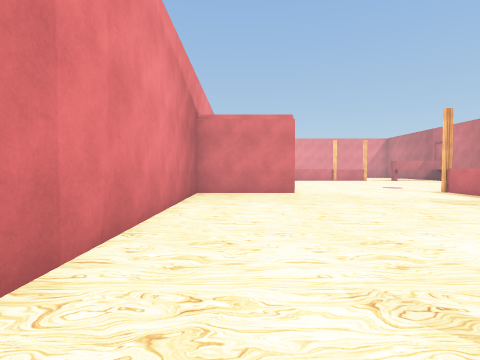
[1] (above)

18 first-person views from a walk through a 3-D level made in the Unity game engine. The camera is 1.2 m above the floor, tilts 2° down and sees 80° across. The floor is counted in squares, 1.29 m on a side. Each view is taken from the middle of a square. On the plan, view 1 faces up. The plan holds only what a view shows up to about 11 squares ahead; the rest is blank. The player character is not drawn. Some surface patterns are stand-ins.

[2]
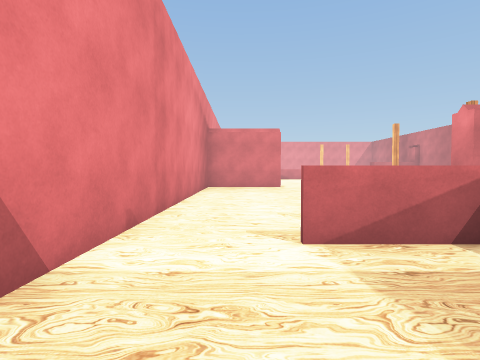

[3]
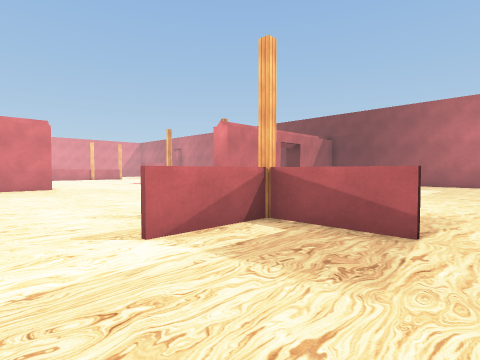

[4]
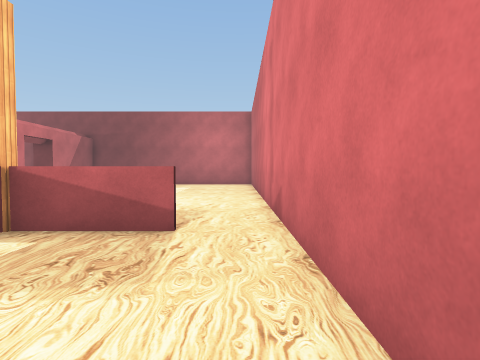

[5]
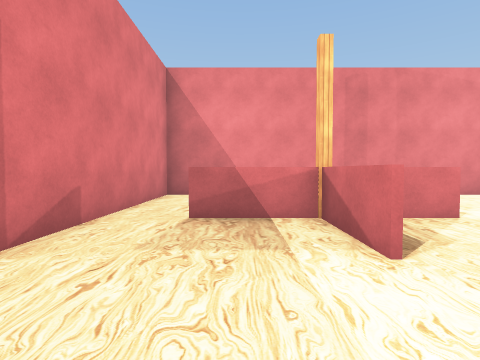

[6]
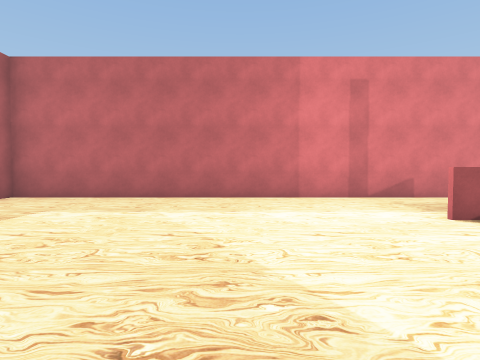

[7]
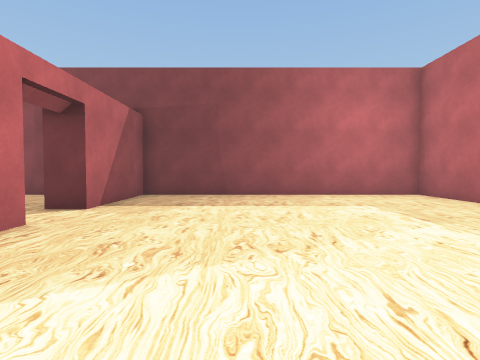

[8]
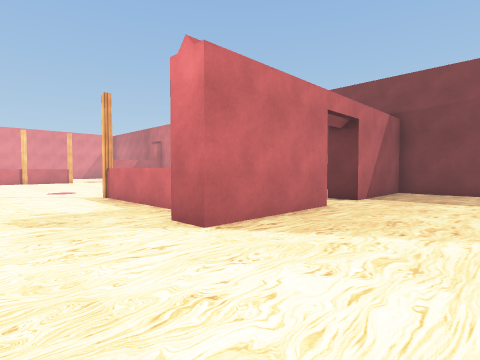

[9]
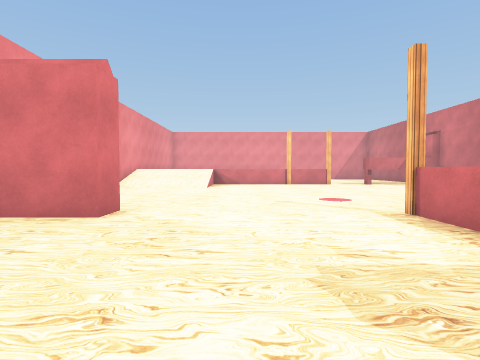

[10]
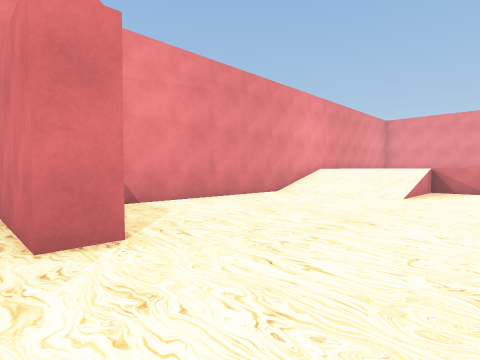

[11]
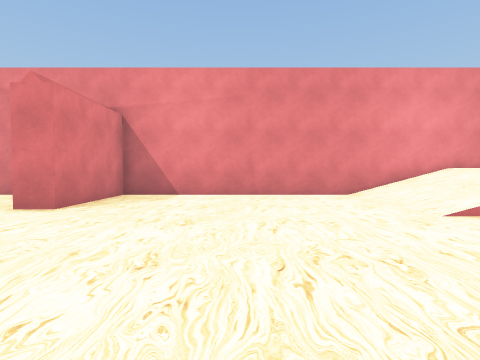

[12]
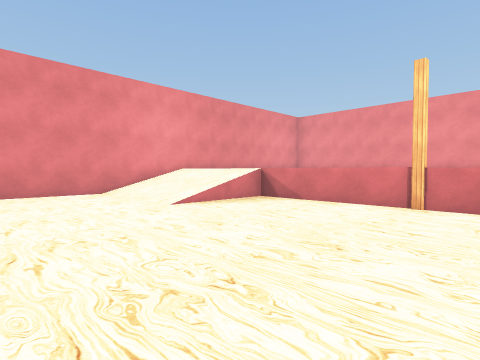

[13]
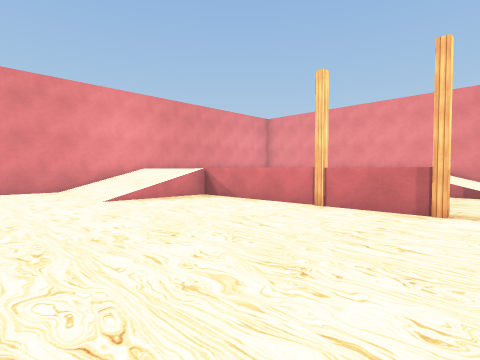

[14]
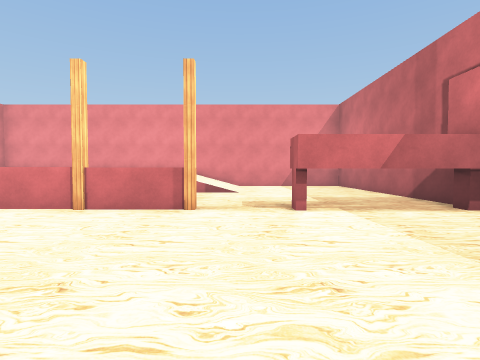

[15]
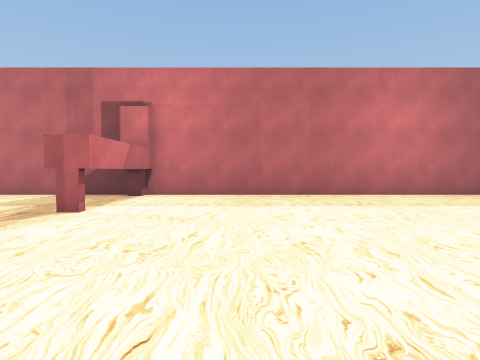

[16]
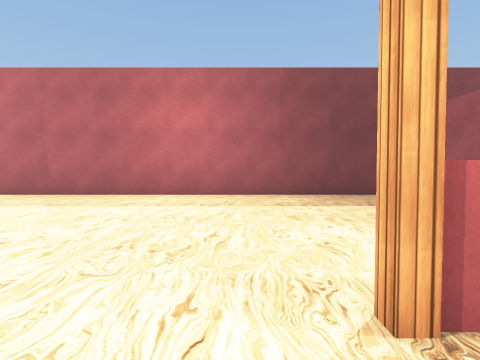

[17]
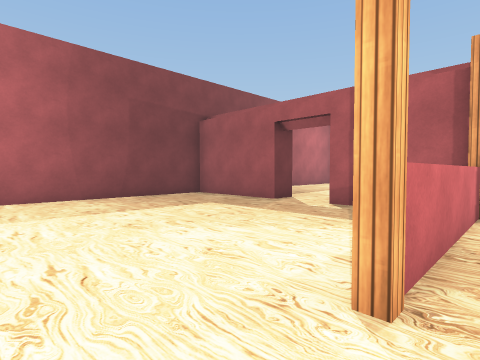

[18]
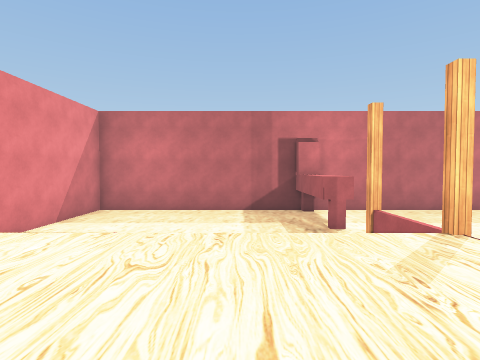

### Floor plan
Key: @ floor where view 1 was taken; # wall or solid block; . main floor; : floor 1.25 m higher than the main floor; / step, stairs or slope; = window, fence, low wall or low ledge; C column; T thing the floor can be seen under or through.
Columns run from 2 left of view 1 to 18 right of it. Each row starts with its distance up from view 1.
 35               ####
 34                ...
 33                ...
 32                ...
 31          :: // ...
 30         ::/==/ ...  #
 29        :::/ ........#
 28       ::::/  .......#
 27        :::/  .......#
 26 #       ::/  .......#
 25 #:: ::////C##C..TTTT#
 24 #/////..............#
 23 #/////..............#
 22 #/////..............#
 21 #...................#
 20 #...................#
 19 #...................#
 18 #...................#
 17 #...................#
 16 #...................#
 15 #...................#
 14 #...................#
 13 #...................#
 12 #####......C........#
 11 #..........#........#
 10 #..........#........#
  9 #..........#........#
  8 #..........# .......#
  7 #..........C .......#
  6 #.........####..#####
  5 #...................#
  4 #...................#
  3 #...................#
  2 #....#..............#
  1 #....#..............#
  0 #.@######...........#
 -1 #....#..............#
 -2 #....#..............#
 -3 #...................#
 -4 #...................#
 -5 #####################

Where each view was taken, in squares from view 1:
view 1: 0 up, 0 right, facing up
view 2: 4 down, 0 right, facing up
view 3: 4 down, 1 left, facing up-right
view 4: 4 down, 1 left, facing right
view 5: 2 down, 9 right, facing left
view 6: 5 up, 10 right, facing down
view 7: 2 up, 7 right, facing right
view 8: 2 up, 5 right, facing up-right
view 9: 6 up, 5 right, facing up
view 10: 11 up, 6 right, facing up-left
view 11: 17 up, 9 right, facing left
view 12: 17 up, 10 right, facing up-left
view 13: 18 up, 12 right, facing up-left
view 14: 18 up, 12 right, facing up
view 15: 21 up, 7 right, facing right
view 16: 13 up, 7 right, facing right
view 17: 14 up, 8 right, facing down-right
view 18: 28 up, 4 right, facing right
